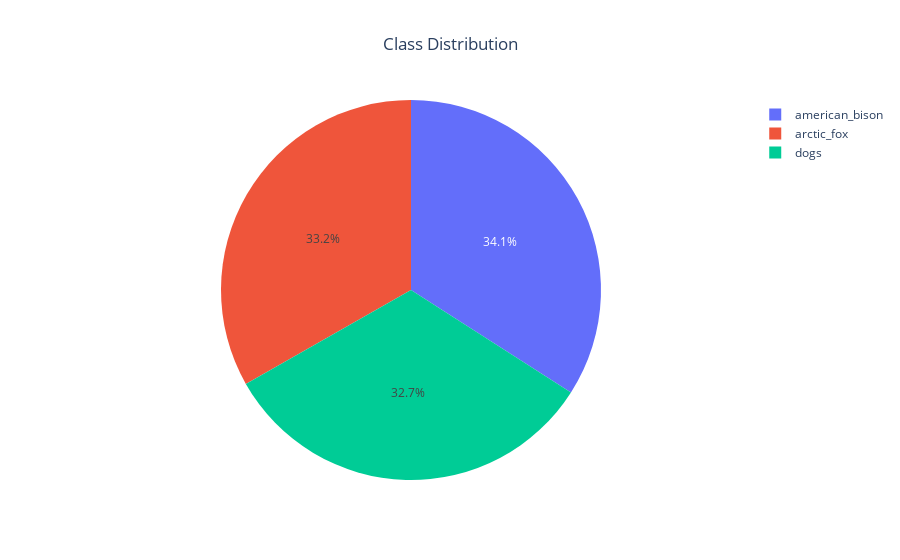

Here is the notebook cell this chart was saved with:
### Code cell
#displaying the distribution
data = go.Pie(labels=class_names, values=class_sizes)
layout = go.Layout(title={"text": "Class Distribution", "x": 0.5})
fig = go.Figure(data=data, layout=layout)
fig.show()

### Figure 1 — Plotly figure (JSON) as saved in the notebook; plotly's stock layout.template omitted (floating-point values rounded to 4 significant figures)
{"data": [{"labels": ["american_bison", "arctic_fox", "dogs"], "type": "pie", "values": [323, 315, 310]}], "layout": {"title": {"text": "Class Distribution", "x": 0.5}}}
